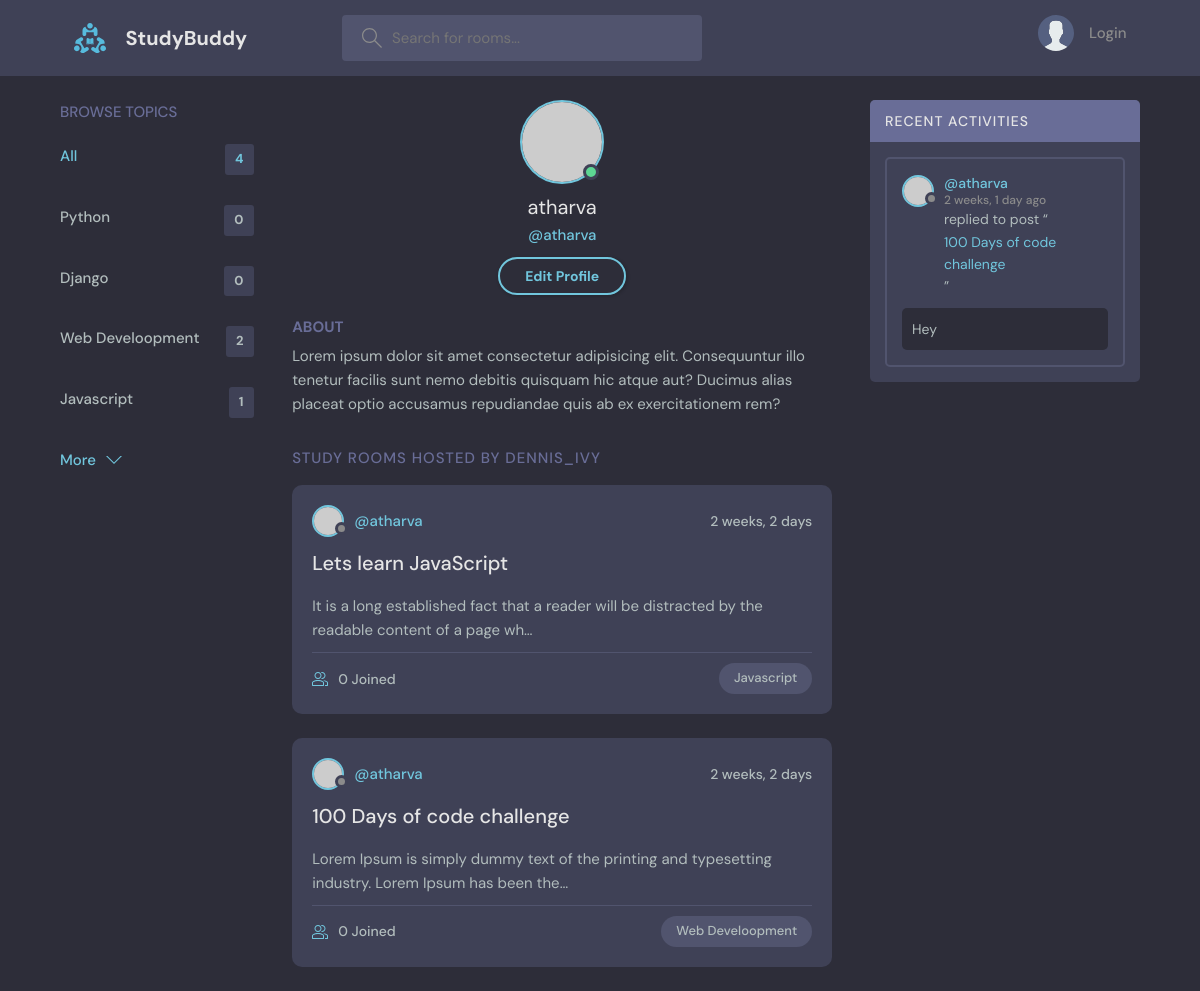
/profile/1/, run on an earlier commit of the app's database.
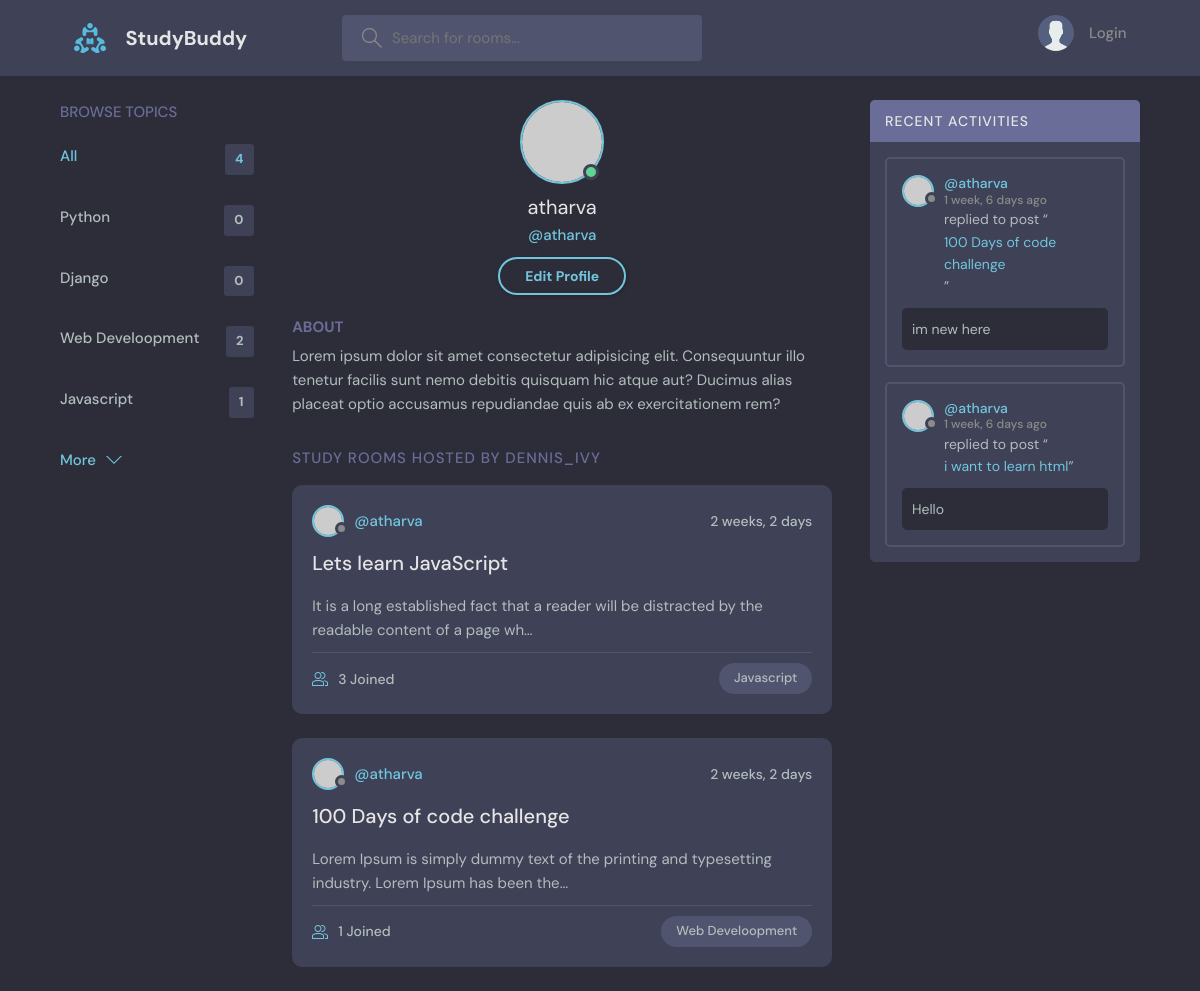
And on a later commit of the database.
### base/models.py (models this page shows, shortened)
class Topic(models.Model):
    name = models.CharField(max_length = 200)

class Room(models.Model):
    host = models.ForeignKey(User, on_delete = models.SET_NULL, null = True)  #when user deleted set to null
    topic = models.ForeignKey(Topic , on_delete = models.SET_NULL, null = True) #when topic deleted set to null
    name = models.CharField(max_length = 200)
    description = models.TextField(null = True, blank = True )
    participants = models.ManyToManyField(User, related_name = 'participants',blank = True)
    updated = models.DateTimeField(auto_now = True) #whenever updated it will change to curr time
    create = models.DateTimeField(auto_now_add = True) #when created will set to curr time and not update
    class Meta:
        ordering = ['-updated', '-create']
    def __str__(self):
        return self.name

class Message(models.Model):
    user = models.ForeignKey(User, on_delete = models.CASCADE)  #on deleting user delete messagess
    room = models.ForeignKey(Room, on_delete = models.CASCADE)  #on deleting room delete messages
    body = models.TextField()
    updated = models.DateTimeField(auto_now = True)
    create = models.DateTimeField(auto_now_add = True)
    class Meta:
        ordering = ['-updated', '-create']

### base/views.py (the view)
# urls.py: path('profile/<str:pk>/', views.UserProfile, name = 'user-profile'),
def UserProfile(request, pk):
    user = User.objects.get(id = pk)
    room = user.room_set.all()
    room_messages = user.message_set.all()
    topics = Topic.objects.all()
    context = {'user': user, 'rooms': room, 'room_messages': room_messages, 'topics': topics}
    return render(request, 'base/profile.html', context)

### base/templates/base/profile.html
{% extends 'main.html' %}
{% block content %}
  <main class="profile-page layout layout--3">
    <div class="container">
      {% include 'base/topics_component.html' %}
      <div class="roomList">
        <div class="profile">
          <div class="profile__avatar">
            <div class="avatar avatar--large active">
              <img src="https://randomuser.me/api/portraits/men/11.jpg" />
            </div>
          </div>
          <div class="profile__info">
            <h3>{{user.username}}</h3>
            <p>@{{user.username}}</p>
            <a href="edit-user.html" class="btn btn--main btn--pill">Edit Profile</a>
          </div>
          <div class="profile__about">
            <h3>About</h3>
            <p>
              Lorem ipsum dolor sit amet consectetur adipisicing elit. Consequuntur illo tenetur
              facilis sunt nemo debitis quisquam hic atque aut? Ducimus alias placeat optio
              accusamus repudiandae quis ab ex exercitationem rem?
            </p>
          </div>
        </div>
        <div class="roomList__header">
          <div>
            <h2>Study Rooms Hosted by dennis_ivy</a>
            </h2>
          </div>
        </div>
        {% include 'base/feed_component.html' %}
      </div>
      {% include 'base/activity_component.html' %}
    </div>
  </main>
  {% endblock content %}

### templates/main.html (shortened to what this page needs)
<!DOCTYPE html>
{% load static %}
<html lang="en">
  <head>
    <link rel="stylesheet" href="{% static 'styles/style.css' %}" />
  </head>
  <body>
        {% include 'navbar.html' %}
    {% block content %}
    {% endblock %}
  </body>
</html>

### templates/navbar.html (shortened to what this page needs)
{% load static %}
<header class="header header--loggedIn">
      <div class="container">
        <a href="{% url 'home' %}" class="header__logo">
          <img src="{% static 'images/logo.svg' %}" />
          <h1>StudyBuddy</h1>
        </a>
        <form class="header__search" method = 'GET' action = "{% url 'home' %}">
          <label>
            <input name = 'q' placeholder="Search for rooms..." />
          </label>
        </form>
        <nav class="header__menu">
            {% if request.user.is_authenticated %}
          <div class="header__user">
            <a href="profile.html">
              <div class="avatar avatar--medium active">
                <img src="https://randomuser.me/api/portraits/men/37.jpg" />
              </div>
              <p>{{ request.user.username }}<span>@{{ request.user.username }}</span></p>
            </a>
            <button class="dropdown-button">
              <svg version="1.1" xmlns="http://www.w3.org/2000/svg" width="32" height="32" viewBox="0 0 32 32">
                <title>chevron-down</title>
                <path d="M16 21l-13-13h-3l16 16 16-16h-3l-13 13z"></path>
              </svg>
            </button>
          </div>
          {% else %}
          <a href="{% url 'login' %}">
            <img src="{% static 'images/avatar.svg' %}" />
            <p>Login</p>
          </a>
          {% endif %}
        </nav>
      </div>
    </header>

### base/templates/base/topics_component.html
<div class="topics">
          <div class="topics__header">
            <h2>Browse Topics</h2>
          </div>
          <ul class="topics__list">
            <li>
              <a href="{% url 'home' %}" class="active">All <span>{{topics.count}}</span></a>
            </li>
            {% for topic in topics %}
            <li>
              <a href="{% url 'home' %}?q={{topic.name}}">{{topic.name}} <span>{{topic.room_set.all.count}}</span></a>
            </li>
            {% endfor %}
          </ul>
          <a class="btn btn--link" href="topics.html">
            More
            <svg version="1.1" xmlns="http://www.w3.org/2000/svg" width="32" height="32" viewBox="0 0 32 32">
              <title>chevron-down</title>
              <path d="M16 21l-13-13h-3l16 16 16-16h-3l-13 13z"></path>
            </svg>
          </a>
        </div>

### base/templates/base/feed_component.html (shortened to what this page needs)
{% for room in rooms %}
<div class="roomListRoom">
            <div class="roomListRoom__header">
              <a href="{% url 'user-profile' room.host.id %}" class="roomListRoom__author">
                <div class="avatar avatar--small">
                  <img src="https://randomuser.me/api/portraits/women/11.jpg" />
                </div>
                <span>@{{room.host.username}}</span>
              </a>
              <div class="roomListRoom__actions">
                <span>{{room.create|timesince}}</span>
              </div>
            </div>
            <div class="roomListRoom__content">
              <a href="{% url 'room' room.id %}">{{room.name}}</a>
              <p>
                {{room.description|truncatechars:100}}
              </p>
            </div>
            <div class="roomListRoom__meta">
              <a href="{% url 'room' room.id %}" class="roomListRoom__joined">
                {{room.participants.all.count}} Joined
              </a>
              <p class="roomListRoom__topic">{{room.topic.name}}</p>
            </div>
</div>
{% endfor %}

### base/templates/base/activity_component.html (shortened to what this page needs)
<div class="activities">
          <div class="activities__header">
            <h2>Recent Activities</h2>
          </div>
          {% for message in room_messages %}
          <div class="activities__box">
            <div class="activities__boxHeader roomListRoom__header">
              <a href="{% url 'user-profile' message.user.id %}" class="roomListRoom__author">
                <div class="avatar avatar--small">
                  <img src="https://randomuser.me/api/portraits/women/11.jpg" />
                </div>
                <p>
                  @{{message.user}}
                  <span>{{message.create|timesince}} ago</span>
                </p>
              </a>
            </div>
            <div class="activities__boxContent">
              <p>replied to post “<a href="{% url 'room' message.room.id %}">{{message.room}}</a>”</p>
              <div class="activities__boxRoomContent">
                {{message.body}}
              </div>
            </div>
          </div>
          {% endfor %}
</div>

What changed in the data, as far as the page shows it:
removed Message: user "atharva", create "2 weeks, 1 day", room "100 Days of code challenge", body "Hey"
changed Room "Lets learn JavaScript": participants.all.count "0" → "3"
computed for Room "100 Days of code challenge": participants.all.count "0" → "1"
added Message: user "atharva", create "1 week, 6 days", room "100 Days of code challenge", body "im new here"
added Message: user "atharva", create "1 week, 6 days", room "i want to learn html", body "Hello"
